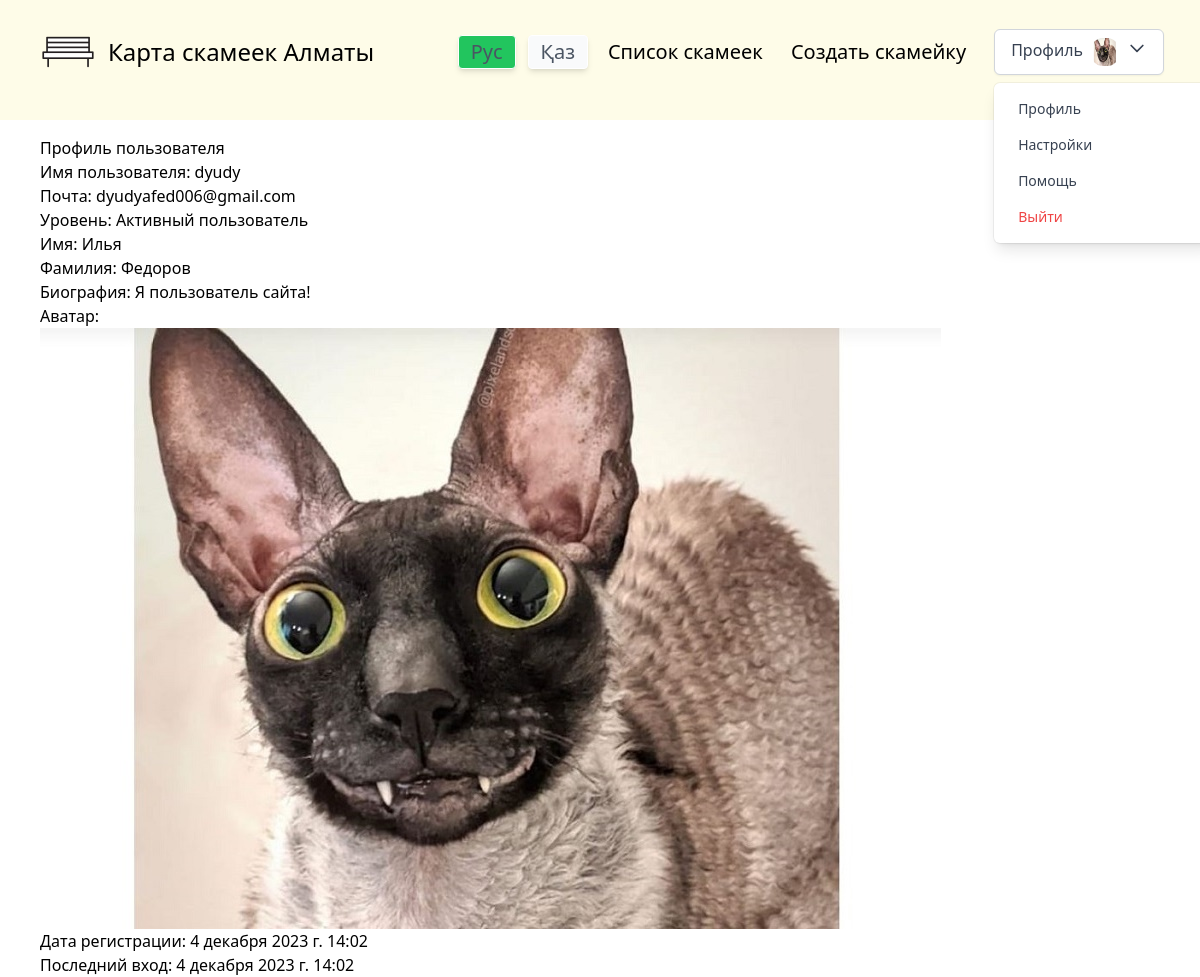
The app's page /profile/dyudy/ (signed in) with its own data.
### userSystem/models.py (models this page shows, shortened)
class Profile(models.Model):
    LEVEL_CHOICES = [
        (0, 'Пользователь'),
        (1, 'Активный пользователь'),
        (2, 'Эксперт'),
        (3, 'Лидер'),
        (4, 'Администрация⭐'),
    ]
    user = models.OneToOneField(CustomUser, on_delete=models.CASCADE)
    name = models.CharField(max_length=50, blank=True, default='')
    surname = models.CharField(max_length=50, blank=True, default='')
    bio = models.TextField(blank=True)
    avatar = models.ImageField(default='default.png', upload_to='user_avatars/', blank=True, null=True)
    level = models.IntegerField(default=0, choices=LEVEL_CHOICES)
    def get_avatar_url(self):
        if self.avatar:
            return self.avatar.url
        return '/media/default.png'

class CustomUser(AbstractUser):
    email = models.EmailField(unique=True)
    USERNAME_FIELD = 'username'  # или любое другое поле, которое вы хотите использовать для входа
    pass

### userSystem/views.py (the view)
# urls.py: path('profile/<str:username>/', user_views.other_user_profile, name='other_user_profile'),
def other_user_profile(request, username):
    try:
        user = get_object_or_404(CustomUser, username=username)
        profile = Profile.objects.get(user=user)
    except Http404:
        error_message = f"Профиль пользователя {username} не найден."
        return render(request, 'userSystem/other_user_profile.html', {'error_message': error_message}, status=404)
    return render(request, 'userSystem/other_user_profile.html', {'profile': profile})

### userSystem/templates/userSystem/other_user_profile.html
{% extends "mySite/base.html" %}
{% block content %}
{% if profile %}
    <h2>Профиль пользователя</h2>
    <p>Имя пользователя: {{ profile.user.username }}</p>
    <p>Почта: {{ profile.user.email }}</p>
    <p>Уровень: {{ profile.get_level_display }}</p>
    <p>Имя: {{ profile.name }}</p>
    <p>Фамилия: {{ profile.surname }}</p>
    <p>Биография: {{ profile.bio }}</p>
    <p>Аватар:</strong></p>
    <img src="{{ profile.get_avatar_url }}" alt="Аватар пользователя">
    <p>Дата регистрации: {{ profile.user.date_joined }}</p>
    <p>Последний вход: {{ profile.user.last_login }}</p>
{% else %}
    <p>{{ error_message }}</p>
{% endif %}
{% endblock %}

### mySite/templates/mySite/header.html (shortened to what this page needs)
{% load static %}
{% load static tailwind_tags %}
{% load i18n %}
<header class="leading-normal tracking-normal z-999 bg">
    <nav class="bg-yellow-50 flex items-center justify-between flex-wrap bg-grey-darkest p-9 fixed w-full z-10 pin-t -mt-28">
        <div class="flex items-center flex-no-shrink text-white mr-6">
            <a class="text-black no-underline hover:text-green-500 hover:no-underline flex items-center flex-no-shrink" href="{% url 'mySite:index' %}">
            <img class="h-16" src="{% static 'img/benchIcon.png' %}" alt="Bench Icon"/>
              <span class="text-2xl pl-2">{% trans 'Карта скамеек Алматы' %}</span>
            </a>
          </div>
        <div class="w-full flex-grow lg:flex lg:items-center lg:w-auto hidden lg:block pt-6 lg:pt-0 " id="nav-content">
            <ul class="list-reset lg:flex justify-end flex-1 items-center text-xl">
                <a href="{% url 'set_language' %}"
                    class="mr-3 focus:outline-none text-gray-600 border border-white bg-gray-50 cursor-pointer px-3 py-2.5 font-normal leading-3 shadow-md rounded active:bg-green-500 {% if LANGUAGE_CODE == 'ru' %}bg-green-500{% endif %}"
                    onclick="event.preventDefault(); document.getElementById('language-form').language.value = 'ru'; document.getElementById('language-form').submit();">
                    Рус
                </a>
                <a href="{% url 'set_language' %}"
                    class="mr-5 focus:outline-none text-gray-600 border border-white bg-gray-50 cursor-pointer px-3 py-2.5 font-normal leading-3 shadow-md rounded active:bg-green-500 {% if LANGUAGE_CODE == 'kk' %}bg-green-500{% endif %}"
                    onclick="event.preventDefault(); document.getElementById('language-form').language.value = 'kk'; document.getElementById('language-form').submit();">
                    Қаз
                </a>
                <li class="mr-3">
                    <a class="hover:text-green-500" href="{% url 'benches:bench_list' %}">{% trans 'Список скамеек' %}</a>
                </li>
                <li class="mr-3">
                    <a href="{% url 'benches:create_bench' %}" class="inline-block text-grey-dark no-underline hover:text-green-500 hover:text-underline py-2 lg:px-4">{% trans 'Создать скамейку' %}</a>
                </li>
            </ul>
        </div>
                <div class="">
                    <div x-data="{ open: false }" class="relative inline-block text-left">
                      <button @click="open = !open" class="inline-flex justify-center w-full px-4 py-2 font-medium text-gray-700 bg-white border border-gray-300 rounded-md shadow-sm focus:outline-none focus:ring-2 focus:ring-offset-gray-100 focus:ring-blue-500">
                        {% trans 'Профиль' %}
                        {% if user.is_authenticated %}
                          <img class="h-7 w-7 ml-2 rounded-xl" src="{{ profile.get_avatar_url }}" alt="avatar">
                        {% endif %}
                        <svg class="h-5 w-5 ml-2" fill="none" stroke="currentColor" viewBox="0 0 24 24" xmlns="http://www.w3.org/2000/svg">
                          <path stroke-linecap="round" stroke-linejoin="round" stroke-width="2" d="M19 9l-7 7-7-7"></path>
                        </svg>
                      </button>
                      <div x-show="open" @click.away="open = false" class="origin-top-left absolute left-0 mt-2 w-56 rounded-md shadow-lg bg-white ring-1 ring-black ring-opacity-5 px-2 py-2">
                        {% if user.is_authenticated %}
                            <a href="{% url 'view_profile' %}" class="block px-4 py-2 text-sm text-gray-700 hover:bg-gray-100 rounded-md">{% trans 'Профиль' %}</a>
                            <a href="{% url 'edit_profile' %}" class="block px-4 py-2 text-sm text-gray-700 hover:bg-gray-100 rounded-md">{% trans 'Настройки' %}</a>
                            <a href="#" class="block px-4 py-2 text-sm text-gray-700 hover:bg-gray-100 rounded-md">{% trans 'Помощь' %}</a>
                            <a href="{% url 'logout' %}" class="block px-4 py-2 text-sm text-red-500 hover:bg-red-100 rounded-md">{% trans 'Выйти' %}</a>
                        {% else %}
                            <a href="{% url 'login' %}" class="block px-4 py-2 text-sm text-gray-700 hover:bg-gray-100 rounded-md">{% trans 'Войти' %}</a>
                            <a href="{% url 'register' %}" class="block px-4 py-2 text-sm text-gray-700 hover:bg-gray-100 rounded-md">{% trans 'Зарегистрироваться' %}</a>
                        {% endif %}
                      </div>
                    </div>
                </div>
    </nav>
</header>

### records on screen
Profile: get_avatar_url (picture), user.username "dyudy", user.email "dyudyafed006@gmail.com", level "Активный пользователь", name "Илья", surname "Федоров", bio "Я пользователь сайта!", user.date_joined "4 декабря 2023 г. 14:02", user.last_login "4 декабря 2023 г. 14:02"
